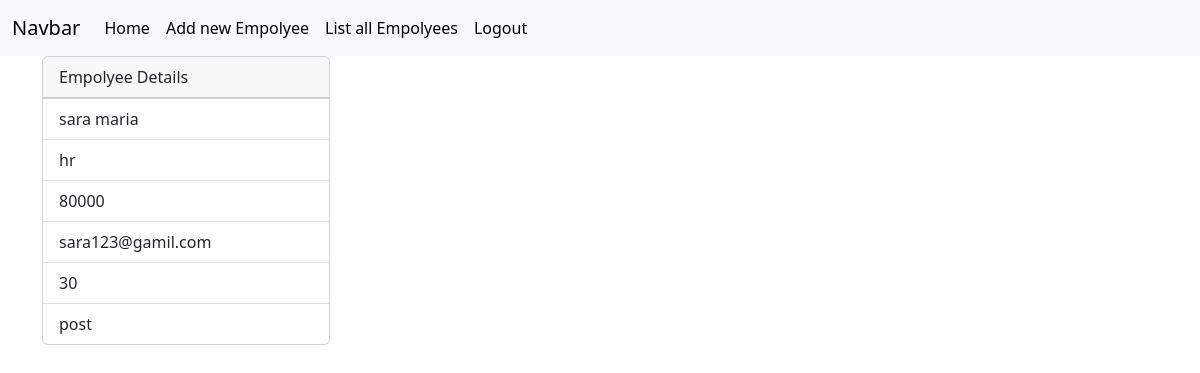
The page /empolyees/2 (signed in) on the database its author committed.
### crm/models.py (models this page shows, shortened)
class Empolyees(models.Model):
    name=models.CharField(max_length=200)
    department=models.CharField(max_length=200)
    salary=models.PositiveBigIntegerField()
    email=models.EmailField(unique=True)
    contact=models.CharField(null=True,max_length=200,blank=True)
    age=models.PositiveBigIntegerField()
    profile_pic=models.ImageField(upload_to="image",null=True,blank=True)
    dob=models.DateField(null=True,blank=True)

### crm/views.py (the view)
# urls.py: path('empolyees/<int:pk>',views.EmpolyeeDetailView.as_view(),name="emp-detail"),
@method_decorator(signin_required,name="dispatch")
class EmpolyeeDetailView(View):
    def get(self,request,*args,**kwargs):
        id=kwargs.get("pk")
        qs=Empolyees.objects.get(id=id)
        return render(request,"emp_detail.html",{"data":qs})

### crm/views.py (called while the page is built)
def signin_required(fn):
    def wrapper(request,*args,**kwargs):
        if not request.user.is_authenticated:
            messages.error(request,"invalid session")
            return redirect("signin")
        else:
            return fn(request,*args,**kwargs)
    return wrapper

### crm/templates/emp_detail.html (shortened to what this page needs)
{%extends 'base_page.html'%}
{%block body_block%}
<div class="container">
  <div class="div">
      <div class="card" style="width: 18rem;">
          <div class="card-header">
            Empolyee Details
          </div>
          <ul class="list-group list-group-flush">
            <li class="list-group-item">{{data.name}}</li>
            <li class="list-group-item">{{data.department}}</li>
            <li class="list-group-item">{{data.salary}}</li>
            <li class="list-group-item">{{data.email}}</li>
            <li class="list-group-item">{{data.age}}</li>
            <li class="list-group-item">{{data.contact}}</li>
          </ul>
        </div>
  </div>
</div>
{%endblock%}

### rows shown on the page
Empolyees: name "sara maria", department "hr", salary "80000", email "sara123@gamil.com", age "30", contact "post"
